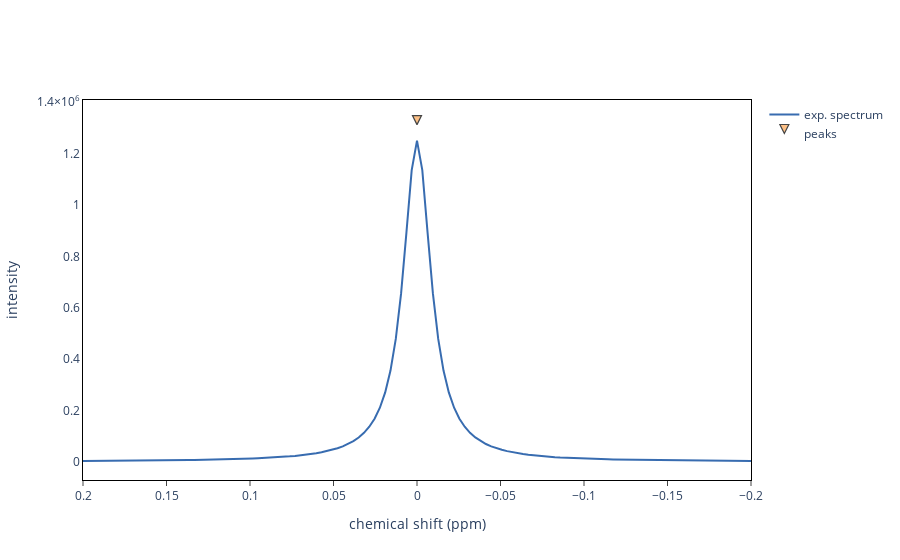

Notebook code cell kept with this figure:
### Code cell
# plot peak picking results
fig = sp.plot(pp=peak_table)
fig.show()
